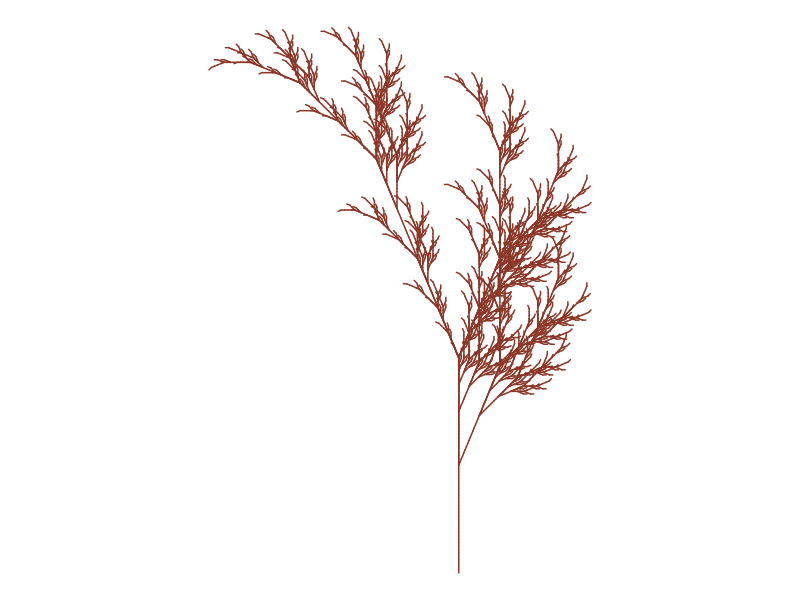

Here is the R script that generated this plot:
## Data Visualization
## Objective: Create graphics with R
## Title: Fall color
# Credit: https://fronkonstin.com

# Install packages
install.packages(c("gsubfn", "proto", "tidyverse"))

library(gsubfn)
library(tidyverse)

# Define elements in plant art
# Each image corresponds to a different axiom, rules, angle and depth

# Leaf of Fall

axiom="X"
rules=list("X"="F-[[X]+X]+F[+FX]-X", "F"="FF")
angle=22.5
depth=6


for (i in 1:depth) axiom=gsubfn(".", rules, axiom)

actions=str_extract_all(axiom, "\\d*\\+|\\d*\\-|F|L|R|\\[|\\]|\\|") %>% unlist

status=data.frame(x=numeric(0), y=numeric(0), alfa=numeric(0))
points=data.frame(x1 = 0, y1 = 0, x2 = NA, y2 = NA, alfa=90, depth=1)


# Generating data
# Note: may take a minute or two

for (action in actions)
{
  if (action=="F")
  {
    x=points[1, "x1"]+cos(points[1, "alfa"]*(pi/180))
    y=points[1, "y1"]+sin(points[1, "alfa"]*(pi/180))
    points[1,"x2"]=x
    points[1,"y2"]=y
    data.frame(x1 = x, y1 = y, x2 = NA, y2 = NA,
               alfa=points[1, "alfa"],
               depth=points[1,"depth"]) %>% rbind(points)->points
  }
  if (action %in% c("+", "-")){
    alfa=points[1, "alfa"]
    points[1, "alfa"]=eval(parse(text=paste0("alfa",action, angle)))
  }
  if(action=="["){
    data.frame(x=points[1, "x1"], y=points[1, "y1"], alfa=points[1, "alfa"]) %>%
      rbind(status) -> status
    points[1, "depth"]=points[1, "depth"]+1
  }

  if(action=="]"){
    depth=points[1, "depth"]
    points[-1,]->points
    data.frame(x1=status[1, "x"], y1=status[1, "y"], x2=NA, y2=NA,
               alfa=status[1, "alfa"],
               depth=depth-1) %>%
      rbind(points) -> points
    status[-1,]->status
  }
}

ggplot() +
  geom_segment(aes(x = x1, y = y1, xend = x2, yend = y2),
               lineend = "round",
               color="tomato4", # Set your own Fall color?
               data=na.omit(points)) +
  coord_fixed(ratio = 1) +
  theme_void() # No grid nor axes
